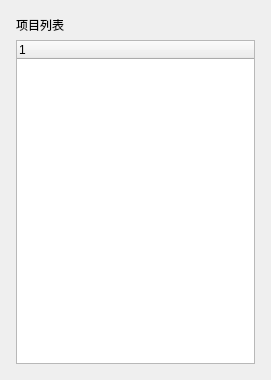
<?xml version="1.0" encoding="UTF-8"?>
<ui version="4.0">
 <class>GDProjectTree</class>
 <widget class="QDialog" name="GDProjectTree">
  <property name="geometry">
   <rect>
    <x>0</x>
    <y>0</y>
    <width>271</width>
    <height>380</height>
   </rect>
  </property>
  <property name="windowTitle">
   <string>Dialog</string>
  </property>
  <layout class="QVBoxLayout" name="verticalLayout_2">
   <item>
    <layout class="QVBoxLayout" name="verticalLayout" stretch="1,20">
     <property name="leftMargin">
      <number>5</number>
     </property>
     <property name="topMargin">
      <number>5</number>
     </property>
     <property name="rightMargin">
      <number>5</number>
     </property>
     <property name="bottomMargin">
      <number>5</number>
     </property>
     <item>
      <widget class="QLabel" name="labelPro">
       <property name="text">
        <string>项目列表</string>
       </property>
      </widget>
     </item>
     <item>
      <widget class="GDProjectTreeWidget" name="treeWidget"/>
     </item>
    </layout>
   </item>
  </layout>
 </widget>
 <customwidgets>
  <customwidget>
   <class>GDProjectTreeWidget</class>
   <extends>QTreeWidget</extends>
   <header location="global">gdprojecttreewidget.h</header>
  </customwidget>
 </customwidgets>
 <resources/>
 <connections/>
</ui>
